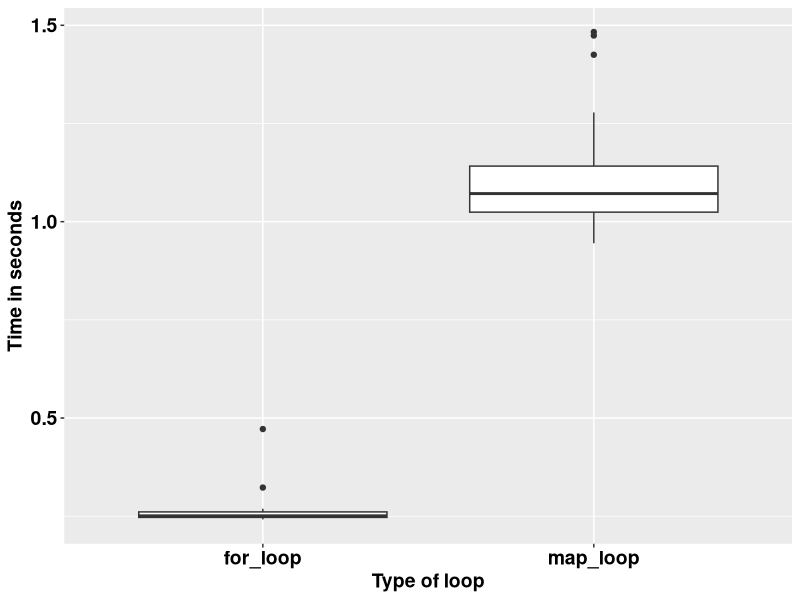

Generate this figure with R:
## ---- chunk 1
knitr::opts_chunk$set(echo = TRUE)
## ---- chunk 2
square <- function(a) a**2
square(3)
## ---- chunk 3
square <- function(b){ # Create the function name, called squa
  b**2
}
square(3)
## ---- chunk 4
square <- function(c){ 
  product <- c**2
  return(product)
}
square(3)
## ---- chunk 5
square <- function(d){
  product <- d**2
  print(product)
}
square(5)
## ---- chunk 6
square <- function(e){
  product <- e**2
  (product)
}
square(9)
## ---- chunk 7
square <- function(f){
  product <- f**2
  show(product)
}
square(9)
## ---- chunk 8
square_root <- function(b){
  product <- b^0.5
  return(product/2)
}
square_root(9)
## ---- chunk 9
square_root
## ---- chunk 10
square(-10:10)
## ---- chunk 11
square_root(c(-26, 1:15, 158))
## ---- chunk 12
m <- list(12, 18, 345)
square_root(m[[2]])
## ---- chunk 13
rescale <- function(x){
  m <- mean(x)
  s <- sd(x)
  (x - m) / s
}
rescale(c(-52, 58, 46, 99))
## ---- chunk 14
rescale <- function(x, only_translate){
  m <- mean(x)
  translated <- x - m
  if (only_translate) return(translated)
  s <- sd(x)
  translated / s
}

rescale(x = 1:6, only_translate = TRUE)
## ---- chunk 15
rescale <- function(x, only_translate){
  m <- mean(x)
  translated <- x - m
  if (only_translate) return(translated)
  s <- sd(x)
  translated / s
}

rescale(x = 1:4, only_translate = FALSE)
## ---- chunk 16
rescale(only_translate = TRUE, x = 1:4)
## ---- chunk 17
rescale(x = 1:4, TRUE)
rescale(TRUE, x = 1:4)
rescale(1:4, only_translate = T)
rescale(only_translate = T, 1:4)
## ---- chunk 18
rescale(1:4, o = T)
rescale(o = T, 1:4)
## ---- chunk 19
rescale <- function(x, only_translate = FALSE){
  m <- mean(x)
  translated <- x - m
  if(only_translate) return(translated)
  s <- sd(x)
  translated / s
}
## ---- chunk 20
rescale(1:4) # This runs with only_translate being taken as FALSE by default.
## ---- chunk 21
rescale <- function(x, ...){
  m <- mean(x, ...)
  s <- sd(x, ...)
  (x - m) / s
}

rescale(1:4) # 
## ---- chunk 22
x <- c(NA, 1:3)
rescale(x)
## ---- chunk 23
x <- c(NA, 1:3)
rescale(x, na.rm = TRUE)
## ---- chunk 24
some_function <- function(x) x
other_function <- function(x, ...) x
# some_function(1:4, foo = "bar") # This does not run because there was no allowance.
other_function(1:4, foo = "bar")

## ---- chunk 25
f <- function(...) list(...)
g <- function(x, y, ...) f(...)
g(x = 1, y = 2, z = 3, w = 4)
## ---- chunk 26
compare_rasters <- function(x) {
  if (sum(x > 0.5, na.rm = TRUE) > 7) {
    return(1)
  } else {
    return(0)
  }
  
}
## ---- chunk 27
library(tidyverse)
volumes <- rnorm(1000000)

for_loop <- vector()

for (k in 1:20) {
  for_loop[k] <- system.time(for (i in 1:length(volumes)) {
    2.3 * volumes[i] ^ 9
  })
}

map_loop <- vector()
for (j in 1:20) {
  map_loop[j] <- system.time(map_vec(volumes, \(x) 2.3 * x ^ 9))
}
## ---- chunk 28
data.frame(for_loop = for_loop, map_loop = map_loop) %>% 
  gather(key = "key", value = "value") %>% 
  ggplot(aes(key, value)) +
  geom_boxplot() +
  labs(x = "Type of loop",
       y = "Time in seconds") +
  theme(text = element_text(size = 14, face = "bold", colour = "black")) +
  theme(axis.text = element_text(size = 14, face = "bold", colour = "black"))
## ---- chunk 29
library(stringr)
library(lubridate)

vec <- c("Today is 7th Sept 2023")

# The task is to get the date information and make it a date object.

pattern <- "\\d{1,2}th \\[A-Za-z]+ \\d{4}"

date_object <- str_extract(vec, pattern)
